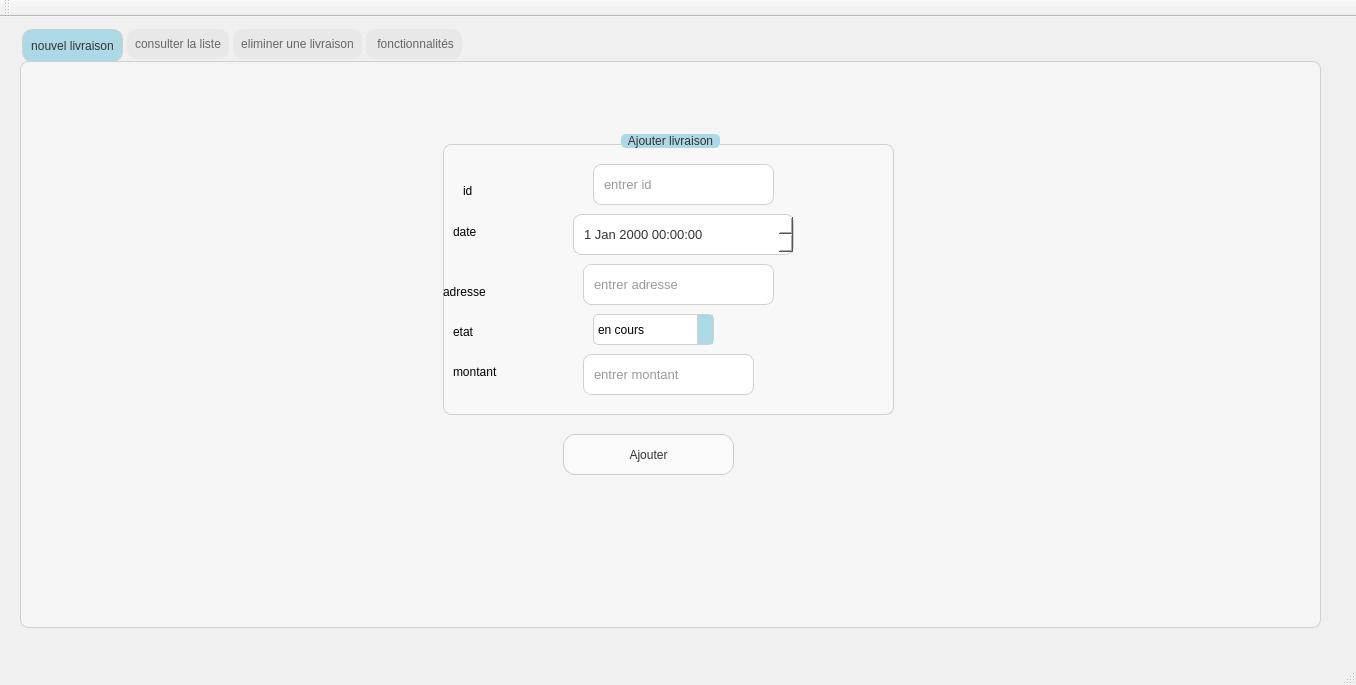
<?xml version="1.0" encoding="UTF-8"?>
<ui version="4.0">
 <class>MainWindow</class>
 <widget class="QMainWindow" name="MainWindow">
  <property name="geometry">
   <rect>
    <x>0</x>
    <y>0</y>
    <width>1356</width>
    <height>685</height>
   </rect>
  </property>
  <property name="windowTitle">
   <string>Gestion des Clients</string>
  </property>
  <property name="styleSheet">
   <string notr="true">QMainWindow {
    background-color: #F0F0F0;
}
</string>
  </property>
  <widget class="QWidget" name="centralWidget">
   <widget class="QTabWidget" name="tabWidget">
    <property name="geometry">
     <rect>
      <x>20</x>
      <y>10</y>
      <width>1301</width>
      <height>601</height>
     </rect>
    </property>
    <property name="styleSheet">
     <string notr="true">/* Set the background color of the entire tab widget pane */
QTabWidget::pane {
    background-color: #F5F5F5; /* Light gray background for the pane */
    border: 1px solid #D0D0D0;
    border-radius: 8px;
    padding: 2px;
}

/* Selected (active) tab with a soft blue background */
QTabBar::tab:selected {
    background-color: #ADD8E6; /* Soft light blue for the selected tab */
    color: #333333;            /* Dark gray text for readability */
    padding: 8px;
    border-top-left-radius: 10px;
    border-top-right-radius: 10px;
    margin-bottom: -1px;       /* Align with pane */
    border: 1px solid #D0D0D0;
}

/* Unselected (inactive) tabs with a light gray background */
QTabBar::tab {
    background-color: #E8E8E8; /* Light gray for unselected tabs */
    color: #666666;            /* Medium gray text */
    padding: 8px;
    border-radius: 10px;
    margin: 2px;
}

/* Hover effect for tabs */
QTabBar::tab:hover {
    background-color: #B0C4DE; /* Slightly darker blue on hover */
}

/* QPushButton style for consistency with rounded corners */
QPushButton {
    background-color: #FAFAFA; /* Light background */
    color: #333333;            /* Dark gray text */
    padding: 6px 12px;
    border: 1px solid #CCCCCC;
    border-radius: 12px;       /* Rounded corners */
}

QPushButton:hover {
    background-color: #E0E0E0; /* Slightly darker gray on hover */
}

QPushButton:pressed {
    background-color: #D8D8D8; /* Darker gray when button is pressed */
}
</string>
    </property>
    <property name="currentIndex">
     <number>0</number>
    </property>
    <property name="usesScrollButtons">
     <bool>true</bool>
    </property>
    <widget class="QWidget" name="tab">
     <attribute name="title">
      <string>nouvel livraison</string>
     </attribute>
     <widget class="QGroupBox" name="groupBox_2">
      <property name="geometry">
       <rect>
        <x>420</x>
        <y>70</y>
        <width>451</width>
        <height>281</height>
       </rect>
      </property>
      <property name="styleSheet">
       <string notr="true">/* General styling for QGroupBox */
QGroupBox {
    background-color: #F8F8F8; /* Light gray background */
    border: 1px solid #D0D0D0; /* Light border */
    border-radius: 8px; /* Rounded corners */
    margin-top: 10px; /* Space for the title */
    padding: 10px;
}

/* Title styling for QGroupBox */
QGroupBox::title {
    subcontrol-origin: margin;
    subcontrol-position: top center; /* Center the title at the top */
    padding: 0 5px;
    background-color: #ADD8E6; /* Soft light blue for the title background */
    color: #333333; /* Dark gray text */
    border-radius: 5px;
    font-weight: bold;
    font-size: 10pt;
}

/* Customize the title position */
QGroupBox::title:hover {
    background-color: #B0C4DE; /* Slightly darker blue on hover */
}

/* Add a slight shadow to the QGroupBox */
QGroupBox {
    box-shadow: 3px 3px 6px rgba(0, 0, 0, 0.16); /* Soft shadow effect */
}
</string>
      </property>
      <property name="title">
       <string>Ajouter livraison</string>
      </property>
      <widget class="QLabel" name="label_5">
       <property name="geometry">
        <rect>
         <x>20</x>
         <y>50</y>
         <width>47</width>
         <height>13</height>
        </rect>
       </property>
       <property name="styleSheet">
        <string notr="true"/>
       </property>
       <property name="text">
        <string>id</string>
       </property>
      </widget>
      <widget class="QLabel" name="label_6">
       <property name="geometry">
        <rect>
         <x>10</x>
         <y>90</y>
         <width>61</width>
         <height>16</height>
        </rect>
       </property>
       <property name="styleSheet">
        <string notr="true"/>
       </property>
       <property name="text">
        <string>date</string>
       </property>
      </widget>
      <widget class="QLabel" name="label_7">
       <property name="geometry">
        <rect>
         <x>0</x>
         <y>150</y>
         <width>61</width>
         <height>16</height>
        </rect>
       </property>
       <property name="styleSheet">
        <string notr="true"/>
       </property>
       <property name="text">
        <string>adresse</string>
       </property>
      </widget>
      <widget class="QLineEdit" name="lineEdit_id">
       <property name="geometry">
        <rect>
         <x>150</x>
         <y>30</y>
         <width>181</width>
         <height>41</height>
        </rect>
       </property>
       <property name="styleSheet">
        <string notr="true">QLineEdit {
    background-color: #FFFFFF; /* White background */
    border: 1px solid #D0D0D0; /* Light gray border */
    border-radius: 8px; /* Rounded corners */
    padding: 8px; /* Internal padding */
    color: #333333; /* Dark text color */
    font-size: 10pt; /* Font size */
}

QLineEdit:focus {
    border: 1px solid #ADD8E6; /* Light blue border when focused */
    background-color: #F0F8FF; /* Light blue background when focused */
}

QLineEdit::placeholder {
    color: #AAAAAA; /* Light gray placeholder text */
}
</string>
       </property>
       <property name="placeholderText">
        <string>entrer id</string>
       </property>
      </widget>
      <widget class="QLineEdit" name="lineEdit_adresse">
       <property name="geometry">
        <rect>
         <x>140</x>
         <y>130</y>
         <width>191</width>
         <height>41</height>
        </rect>
       </property>
       <property name="styleSheet">
        <string notr="true">QLineEdit {
    background-color: #FFFFFF; /* White background */
    border: 1px solid #D0D0D0; /* Light gray border */
    border-radius: 8px; /* Rounded corners */
    padding: 8px; /* Internal padding */
    color: #333333; /* Dark text color */
    font-size: 10pt; /* Font size */
}

QLineEdit:focus {
    border: 1px solid #ADD8E6; /* Light blue border when focused */
    background-color: #F0F8FF; /* Light blue background when focused */
}

QLineEdit::placeholder {
    color: #AAAAAA; /* Light gray placeholder text */
}
</string>
       </property>
       <property name="text">
        <string/>
       </property>
       <property name="placeholderText">
        <string>entrer adresse</string>
       </property>
      </widget>
      <widget class="QLabel" name="label_8">
       <property name="geometry">
        <rect>
         <x>10</x>
         <y>190</y>
         <width>61</width>
         <height>16</height>
        </rect>
       </property>
       <property name="styleSheet">
        <string notr="true"/>
       </property>
       <property name="text">
        <string>etat</string>
       </property>
      </widget>
      <widget class="QLabel" name="label_9">
       <property name="geometry">
        <rect>
         <x>10</x>
         <y>230</y>
         <width>61</width>
         <height>16</height>
        </rect>
       </property>
       <property name="styleSheet">
        <string notr="true"/>
       </property>
       <property name="text">
        <string>montant</string>
       </property>
      </widget>
      <widget class="QLineEdit" name="lineEdit_montant">
       <property name="geometry">
        <rect>
         <x>140</x>
         <y>220</y>
         <width>171</width>
         <height>41</height>
        </rect>
       </property>
       <property name="styleSheet">
        <string notr="true">QLineEdit {
    background-color: #FFFFFF; /* White background */
    border: 1px solid #D0D0D0; /* Light gray border */
    border-radius: 8px; /* Rounded corners */
    padding: 8px; /* Internal padding */
    color: #333333; /* Dark text color */
    font-size: 10pt; /* Font size */
}

QLineEdit:focus {
    border: 1px solid #ADD8E6; /* Light blue border when focused */
    background-color: #F0F8FF; /* Light blue background when focused */
}

QLineEdit::placeholder {
    color: #AAAAAA; /* Light gray placeholder text */
}
</string>
       </property>
       <property name="text">
        <string/>
       </property>
       <property name="placeholderText">
        <string>entrer montant</string>
       </property>
      </widget>
      <widget class="QComboBox" name="etatComboBox">
       <property name="geometry">
        <rect>
         <x>150</x>
         <y>180</y>
         <width>121</width>
         <height>31</height>
        </rect>
       </property>
       <property name="styleSheet">
        <string notr="true">QComboBox {
    background-color: #FFFFFF;
    border: 1px solid #D0D0D0;
    padding: 4px;
    border-radius: 5px;
}

QComboBox::drop-down {
    border-left: 1px solid #D0D0D0;
    background-color: #ADD8E6;
}

QComboBox QAbstractItemView {
    background-color: #FFFFFF;
    selection-background-color: #ADD8E6; /* Light blue for selected items */
    border: 1px solid #D0D0D0;
}
</string>
       </property>
       <property name="currentText">
        <string>en cours</string>
       </property>
       <item>
        <property name="text">
         <string>en cours</string>
        </property>
       </item>
       <item>
        <property name="text">
         <string>livré</string>
        </property>
       </item>
       <item>
        <property name="text">
         <string>non livré</string>
        </property>
       </item>
      </widget>
      <widget class="QDateTimeEdit" name="dateTimeEdit">
       <property name="geometry">
        <rect>
         <x>130</x>
         <y>80</y>
         <width>221</width>
         <height>41</height>
        </rect>
       </property>
       <property name="styleSheet">
        <string notr="true">QDateTimeEdit {
    background-color: #FFFFFF; /* White background */
    border: 1px solid #D0D0D0; /* Light gray border */
    border-radius: 8px; /* Rounded corners */
    padding: 8px; /* Internal padding */
    color: #333333; /* Dark text color */
    font-size: 10pt; /* Font size */
}

QDateTimeEdit:focus {
    border: 1px solid #ADD8E6; /* Light blue border when focused */
    background-color: #F0F8FF; /* Light blue background when focused */
}

QDateTimeEdit::drop-down {
    border: 1px solid #D0D0D0; /* Border for the drop-down button */
    background-color: #ADD8E6; /* Light blue background for the button */
    border-radius: 8px; /* Rounded corners for the button */
}

QDateTimeEdit::drop-down:hover {
    background-color: #87CEFA; /* Slightly darker blue on hover */
}

QDateTimeEdit::calendarWidget {
    background-color: #FFFFFF; /* White background for the calendar */
    selection-background-color: #ADD8E6; /* Light blue for selected date */
    selection-color: #FFFFFF; /* White text for selected date */
    alternate-background-color: #F0F8FF; /* Light blue for alternate rows */
}
</string>
       </property>
      </widget>
     </widget>
     <widget class="QPushButton" name="pushButton_ajouter">
      <property name="geometry">
       <rect>
        <x>540</x>
        <y>370</y>
        <width>171</width>
        <height>41</height>
       </rect>
      </property>
      <property name="text">
       <string>Ajouter</string>
      </property>
     </widget>
    </widget>
    <widget class="QWidget" name="widget">
     <attribute name="title">
      <string>consulter la liste</string>
     </attribute>
     <widget class="QTableView" name="tableView">
      <property name="geometry">
       <rect>
        <x>40</x>
        <y>20</y>
        <width>1151</width>
        <height>301</height>
       </rect>
      </property>
      <property name="styleSheet">
       <string notr="true">/* General styling for the entire table view */
QTableView {
    background-color: #F9F9F9; /* Light background for the table */
    gridline-color: #D0D0D0; /* Light gray grid lines */
    border: 1px solid #CCCCCC; /* Light border around the table */
    border-radius: 8px; /* Rounded corners for the table */
}

/* Header styling */
QHeaderView::section {
    background-color: #E0E0E0; /* Light gray for header background */
    color: #333333; /* Dark gray text */
    padding: 6px;
    border: 1px solid #CCCCCC; /* Light border around headers */
    font-weight: bold;
}

/* Row styling */
QTableView::item {
    padding: 8px;
}

/* Alternate row colors for better readability */
QTableView::item:alternate {
    background-color: #F1F1F1; /* Very light gray for alternate rows */
}

/* Hover effect on rows */
QTableView::item:hover {
    background-color: #D9EAF7; /* Light blue on hover */
}

/* Selected row color */
QTableView::item:selected {
    background-color: #B0C4DE; /* Soft blue-gray for selected rows */
    color: #FFFFFF; /* White text for selected rows */
}

/* Cell borders */
QTableView::item {
    border: none; /* Remove individual cell borders for a cleaner look */
    color: #333333; /* Dark gray text */
}
</string>
      </property>
     </widget>
     <widget class="QPushButton" name="pushButton_modifier">
      <property name="geometry">
       <rect>
        <x>1050</x>
        <y>380</y>
        <width>131</width>
        <height>41</height>
       </rect>
      </property>
      <property name="text">
       <string>modifier</string>
      </property>
     </widget>
     <widget class="QGroupBox" name="groupBox">
      <property name="geometry">
       <rect>
        <x>770</x>
        <y>360</y>
        <width>251</width>
        <height>101</height>
       </rect>
      </property>
      <property name="styleSheet">
       <string notr="true">/* General styling for QGroupBox */
QGroupBox {
    background-color: #F8F8F8; /* Light gray background */
    border: 1px solid #D0D0D0; /* Light border */
    border-radius: 8px; /* Rounded corners */
    margin-top: 10px; /* Space for the title */
    padding: 10px;
}

/* Title styling for QGroupBox */
QGroupBox::title {
    subcontrol-origin: margin;
    subcontrol-position: top center; /* Center the title at the top */
    padding: 0 5px;
    background-color: #ADD8E6; /* Soft light blue for the title background */
    color: #333333; /* Dark gray text */
    border-radius: 5px;
    font-weight: bold;
    font-size: 10pt;
}

/* Customize the title position */
QGroupBox::title:hover {
    background-color: #B0C4DE; /* Slightly darker blue on hover */
}

/* Add a slight shadow to the QGroupBox */
QGroupBox {
    box-shadow: 3px 3px 6px rgba(0, 0, 0, 0.16); /* Soft shadow effect */
}
</string>
      </property>
      <property name="title">
       <string>chercher par id</string>
      </property>
      <widget class="QLineEdit" name="lineEdit_recherche">
       <property name="geometry">
        <rect>
         <x>80</x>
         <y>50</y>
         <width>113</width>
         <height>28</height>
        </rect>
       </property>
       <property name="styleSheet">
        <string notr="true">QLineEdit {
    background-color: #FFFFFF; /* White background */
    border: 1px solid #D0D0D0; /* Light gray border */
    border-radius: 8px; /* Rounded corners */
    padding: 8px; /* Internal padding */
    color: #333333; /* Dark text color */
    font-size: 10pt; /* Font size */
}

QLineEdit:focus {
    border: 1px solid #ADD8E6; /* Light blue border when focused */
    background-color: #F0F8FF; /* Light blue background when focused */
}

QLineEdit::placeholder {
    color: #AAAAAA; /* Light gray placeholder text */
}
</string>
       </property>
       <property name="placeholderText">
        <string>entrer id</string>
       </property>
      </widget>
      <widget class="QLabel" name="label_16">
       <property name="geometry">
        <rect>
         <x>10</x>
         <y>50</y>
         <width>71</width>
         <height>21</height>
        </rect>
       </property>
       <property name="text">
        <string>id</string>
       </property>
      </widget>
     </widget>
     <widget class="QGroupBox" name="groupBox_4">
      <property name="geometry">
       <rect>
        <x>370</x>
        <y>380</y>
        <width>371</width>
        <height>80</height>
       </rect>
      </property>
      <property name="styleSheet">
       <string notr="true">/* General styling for QGroupBox */
QGroupBox {
    background-color: #F8F8F8; /* Light gray background */
    border: 1px solid #D0D0D0; /* Light border */
    border-radius: 8px; /* Rounded corners */
    margin-top: 10px; /* Space for the title */
    padding: 10px;
}

/* Title styling for QGroupBox */
QGroupBox::title {
    subcontrol-origin: margin;
    subcontrol-position: top center; /* Center the title at the top */
    padding: 0 5px;
    background-color: #ADD8E6; /* Soft light blue for the title background */
    color: #333333; /* Dark gray text */
    border-radius: 5px;
    font-weight: bold;
    font-size: 10pt;
}

/* Customize the title position */
QGroupBox::title:hover {
    background-color: #B0C4DE; /* Slightly darker blue on hover */
}

/* Add a slight shadow to the QGroupBox */
QGroupBox {
    box-shadow: 3px 3px 6px rgba(0, 0, 0, 0.16); /* Soft shadow effect */
}
</string>
      </property>
      <property name="title">
       <string>exporter le tableau</string>
      </property>
      <widget class="QPushButton" name="pushButton_exporterexcel">
       <property name="geometry">
        <rect>
         <x>20</x>
         <y>40</y>
         <width>141</width>
         <height>31</height>
        </rect>
       </property>
       <property name="text">
        <string>exporter excel</string>
       </property>
      </widget>
      <widget class="QPushButton" name="pushButton_exporterpdf">
       <property name="geometry">
        <rect>
         <x>200</x>
         <y>40</y>
         <width>141</width>
         <height>31</height>
        </rect>
       </property>
       <property name="text">
        <string>exporter pdf</string>
       </property>
      </widget>
     </widget>
     <widget class="QGroupBox" name="groupBox_5">
      <property name="geometry">
       <rect>
        <x>50</x>
        <y>350</y>
        <width>281</width>
        <height>171</height>
       </rect>
      </property>
      <property name="styleSheet">
       <string notr="true">/* General styling for QGroupBox */
QGroupBox {
    background-color: #F8F8F8; /* Light gray background */
    border: 1px solid #D0D0D0; /* Light border */
    border-radius: 8px; /* Rounded corners */
    margin-top: 10px; /* Space for the title */
    padding: 10px;
}

/* Title styling for QGroupBox */
QGroupBox::title {
    subcontrol-origin: margin;
    subcontrol-position: top center; /* Center the title at the top */
    padding: 0 5px;
    background-color: #ADD8E6; /* Soft light blue for the title background */
    color: #333333; /* Dark gray text */
    border-radius: 5px;
    font-weight: bold;
    font-size: 10pt;
}

/* Customize the title position */
QGroupBox::title:hover {
    background-color: #B0C4DE; /* Slightly darker blue on hover */
}

/* Add a slight shadow to the QGroupBox */
QGroupBox {
    box-shadow: 3px 3px 6px rgba(0, 0, 0, 0.16); /* Soft shadow effect */
}
</string>
      </property>
      <property name="title">
       <string>trier</string>
      </property>
      <widget class="QPushButton" name="pushButton_trierm">
       <property name="geometry">
        <rect>
         <x>70</x>
         <y>40</y>
         <width>141</width>
         <height>31</height>
        </rect>
       </property>
       <property name="text">
        <string>trier montant</string>
       </property>
      </widget>
      <widget class="QPushButton" name="pushButton_trier">
       <property name="geometry">
        <rect>
         <x>70</x>
         <y>80</y>
         <width>141</width>
         <height>31</height>
        </rect>
       </property>
       <property name="text">
        <string>trier date</string>
       </property>
      </widget>
      <widget class="QComboBox" name="comboBoxEtat1">
       <property name="geometry">
        <rect>
         <x>100</x>
         <y>120</y>
         <width>82</width>
         <height>28</height>
        </rect>
       </property>
       <property name="styleSheet">
        <string notr="true">QComboBox {
    background-color: #FFFFFF;
    border: 1px solid #D0D0D0;
    padding: 4px;
    border-radius: 5px;
}

QComboBox::drop-down {
    border-left: 1px solid #D0D0D0;
    background-color: #ADD8E6;
}

QComboBox QAbstractItemView {
    background-color: #FFFFFF;
    selection-background-color: #ADD8E6; /* Light blue for selected items */
    border: 1px solid #D0D0D0;
}
</string>
       </property>
       <item>
        <property name="text">
         <string>tous</string>
        </property>
       </item>
       <item>
        <property name="text">
         <string>en cours</string>
        </property>
       </item>
       <item>
        <property name="text">
         <string>livré</string>
        </property>
       </item>
       <item>
        <property name="text">
         <string>non livré</string>
        </property>
       </item>
      </widget>
     </widget>
    </widget>
    <widget class="QWidget" name="tab_3">
     <attribute name="title">
      <string>eliminer une livraison</string>
     </attribute>
     <widget class="QPushButton" name="pushButton_supprimer">
      <property name="geometry">
       <rect>
        <x>540</x>
        <y>210</y>
        <width>141</width>
        <height>41</height>
       </rect>
      </property>
      <property name="text">
       <string>supprimer</string>
      </property>
     </widget>
     <widget class="QGroupBox" name="groupBox_3">
      <property name="geometry">
       <rect>
        <x>420</x>
        <y>90</y>
        <width>391</width>
        <height>101</height>
       </rect>
      </property>
      <property name="styleSheet">
       <string notr="true">/* General styling for QGroupBox */
QGroupBox {
    background-color: #F8F8F8; /* Light gray background */
    border: 1px solid #D0D0D0; /* Light border */
    border-radius: 8px; /* Rounded corners */
    margin-top: 10px; /* Space for the title */
    padding: 10px;
}

/* Title styling for QGroupBox */
QGroupBox::title {
    subcontrol-origin: margin;
    subcontrol-position: top center; /* Center the title at the top */
    padding: 0 5px;
    background-color: #ADD8E6; /* Soft light blue for the title background */
    color: #333333; /* Dark gray text */
    border-radius: 5px;
    font-weight: bold;
    font-size: 10pt;
}

/* Customize the title position */
QGroupBox::title:hover {
    background-color: #B0C4DE; /* Slightly darker blue on hover */
}

/* Add a slight shadow to the QGroupBox */
QGroupBox {
    box-shadow: 3px 3px 6px rgba(0, 0, 0, 0.16); /* Soft shadow effect */
}
</string>
      </property>
      <property name="title">
       <string>supprimer livraison</string>
      </property>
      <widget class="QLabel" name="label_10">
       <property name="geometry">
        <rect>
         <x>40</x>
         <y>40</y>
         <width>61</width>
         <height>31</height>
        </rect>
       </property>
       <property name="text">
        <string>id</string>
       </property>
      </widget>
      <widget class="QLineEdit" name="lineEdit_IDS">
       <property name="geometry">
        <rect>
         <x>150</x>
         <y>40</y>
         <width>171</width>
         <height>41</height>
        </rect>
       </property>
       <property name="styleSheet">
        <string notr="true">QLineEdit {
    background-color: #FFFFFF; /* White background */
    border: 1px solid #D0D0D0; /* Light gray border */
    border-radius: 8px; /* Rounded corners */
    padding: 8px; /* Internal padding */
    color: #333333; /* Dark text color */
    font-size: 10pt; /* Font size */
}

QLineEdit:focus {
    border: 1px solid #ADD8E6; /* Light blue border when focused */
    background-color: #F0F8FF; /* Light blue background when focused */
}

QLineEdit::placeholder {
    color: #AAAAAA; /* Light gray placeholder text */
}
</string>
       </property>
       <property name="placeholderText">
        <string>entrer id</string>
       </property>
      </widget>
     </widget>
    </widget>
    <widget class="QWidget" name="tab_2">
     <attribute name="title">
      <string> fonctionnalités</string>
     </attribute>
     <widget class="QGroupBox" name="groupBox_6">
      <property name="geometry">
       <rect>
        <x>40</x>
        <y>30</y>
        <width>1211</width>
        <height>521</height>
       </rect>
      </property>
      <property name="styleSheet">
       <string notr="true">/* General styling for QGroupBox */
QGroupBox {
    background-color: #F8F8F8; /* Light gray background */
    border: 1px solid #D0D0D0; /* Light border */
    border-radius: 8px; /* Rounded corners */
    margin-top: 10px; /* Space for the title */
    padding: 10px;
}

/* Title styling for QGroupBox */
QGroupBox::title {
    subcontrol-origin: margin;
    subcontrol-position: top center; /* Center the title at the top */
    padding: 0 5px;
    background-color: #ADD8E6; /* Soft light blue for the title background */
    color: #333333; /* Dark gray text */
    border-radius: 5px;
    font-weight: bold;
    font-size: 10pt;
}

/* Customize the title position */
QGroupBox::title:hover {
    background-color: #B0C4DE; /* Slightly darker blue on hover */
}

/* Add a slight shadow to the QGroupBox */
QGroupBox {
    box-shadow: 3px 3px 6px rgba(0, 0, 0, 0.16); /* Soft shadow effect */
}
</string>
      </property>
      <property name="title">
       <string>faire des statistiques</string>
      </property>
      <widget class="QLabel" name="imageLabel">
       <property name="geometry">
        <rect>
         <x>140</x>
         <y>40</y>
         <width>871</width>
         <height>341</height>
        </rect>
       </property>
       <property name="text">
        <string/>
       </property>
      </widget>
     </widget>
     <widget class="QPushButton" name="pushButton_stat5">
      <property name="geometry">
       <rect>
        <x>660</x>
        <y>490</y>
        <width>131</width>
        <height>41</height>
       </rect>
      </property>
      <property name="text">
       <string>calculer</string>
      </property>
     </widget>
     <widget class="QPushButton" name="pushButton_stat">
      <property name="geometry">
       <rect>
        <x>320</x>
        <y>440</y>
        <width>121</width>
        <height>41</height>
       </rect>
      </property>
      <property name="text">
       <string>calculer</string>
      </property>
     </widget>
     <widget class="QPushButton" name="pushButton_stat4">
      <property name="geometry">
       <rect>
        <x>480</x>
        <y>490</y>
        <width>121</width>
        <height>41</height>
       </rect>
      </property>
      <property name="text">
       <string>calculer</string>
      </property>
     </widget>
     <widget class="QPushButton" name="pushButton_stat3">
      <property name="geometry">
       <rect>
        <x>320</x>
        <y>490</y>
        <width>121</width>
        <height>41</height>
       </rect>
      </property>
      <property name="text">
       <string>calculer</string>
      </property>
     </widget>
     <widget class="QPushButton" name="pushButton_stat2">
      <property name="geometry">
       <rect>
        <x>660</x>
        <y>440</y>
        <width>131</width>
        <height>41</height>
       </rect>
      </property>
      <property name="text">
       <string>calculer</string>
      </property>
     </widget>
     <widget class="QPushButton" name="pushButton_stat1">
      <property name="geometry">
       <rect>
        <x>480</x>
        <y>440</y>
        <width>121</width>
        <height>41</height>
       </rect>
      </property>
      <property name="text">
       <string>calculer</string>
      </property>
     </widget>
    </widget>
   </widget>
  </widget>
  <widget class="QMenuBar" name="menuBar">
   <property name="geometry">
    <rect>
     <x>0</x>
     <y>0</y>
     <width>1356</width>
     <height>25</height>
    </rect>
   </property>
  </widget>
  <widget class="QToolBar" name="mainToolBar">
   <attribute name="toolBarArea">
    <enum>TopToolBarArea</enum>
   </attribute>
   <attribute name="toolBarBreak">
    <bool>false</bool>
   </attribute>
  </widget>
  <widget class="QStatusBar" name="statusBar"/>
 </widget>
 <layoutdefault spacing="6" margin="11"/>
 <resources/>
 <connections/>
</ui>
